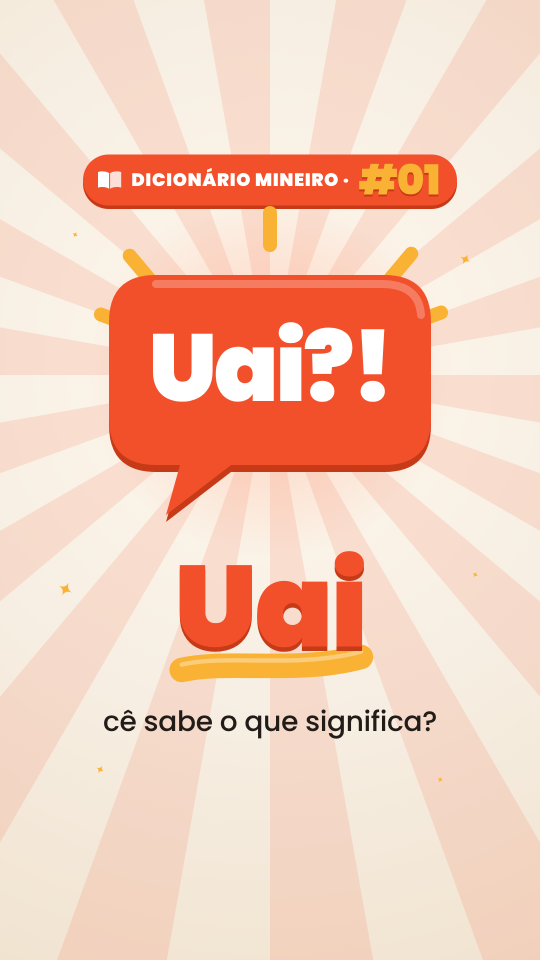
#> input picture out/capas/dicionario/capa-dicionario-01-uai.png, 1080 x 1920 px (shown at 1/2 size); its folder holds 4 pictures in this run
$ python capas_dicionario_previas.py
#> lines starting #> are read from the running program, lines starting #| are printed output that depends on the picture
#> `sheet = Image.new("RGB", (len(capas) * (TW + G) + G, TH + 2 * G), (40,..`: sheet: PIL image 1250x420 RGB; every value is 40
"""Prévias das capas novas do Dicionário Mineiro.
    python3 scripts/capas_dicionario_previas.py
  -> out/capas/dicionario/recorte-3x4.png   as 7 capas no recorte 3:4 da grade (y 240–1680), lado a lado
  -> out/capas/dicionario/grade-previa.png  a grade do perfil em 3 colunas, na ordem atual
"""
import glob
import os
from PIL import Image, ImageDraw

ROOT = os.path.dirname(os.path.dirname(os.path.abspath(__file__)))
D = os.path.join(ROOT, "out", "capas", "dicionario")
FACIM = os.path.join(ROOT, "out", "carrosseis", "facim")


def crop34(path):
    im = Image.open(path).convert("RGB")
#> im is the input picture: PIL image 1080x1920 RGB; mean R, G, B 244.5, 203.5, 184.2
    w, h = im.size
#> w = 1080; h = 1920
    if (w, h) == (1080, 1920):
        return im.crop((0, 240, 1080, 1680))          # Reel: a faixa central 1080×1440
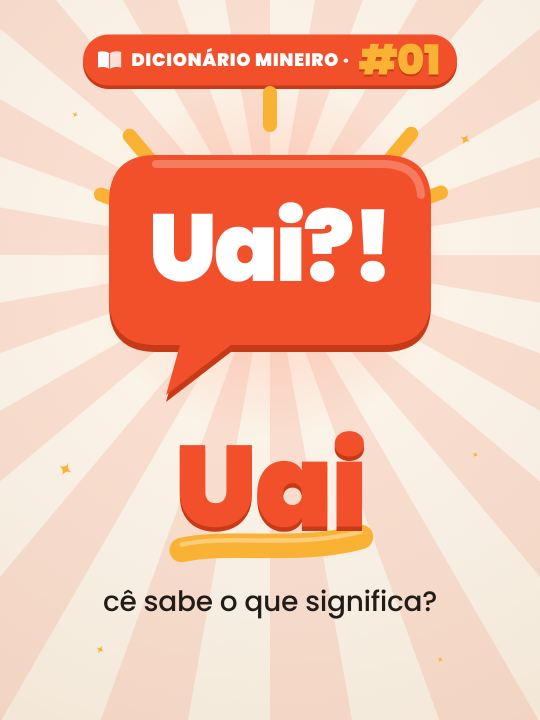
#> returned value: PIL image 1080x1440 RGB (shown at 1/2 size); mean R, G, B 244.6, 196.4, 175.9
    cw = round(h * 3 / 4)                             # post 4:5: o centro 3:4
    return im.crop(((w - cw) // 2, 0, (w - cw) // 2 + cw, h))


capas = sorted(glob.glob(os.path.join(D, "capa-dicionario-0*.png")))
TW, TH, G = 300, 400, 10
sheet = Image.new("RGB", (len(capas) * (TW + G) + G, TH + 2 * G), (40, 40, 40))
for i, p in enumerate(capas):
    t = crop34(p).resize((TW, TH), Image.LANCZOS)
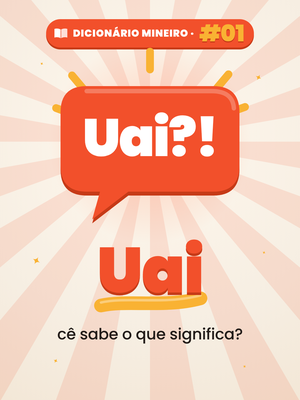
#> t: PIL image 300x400 RGB; mean R, G, B 244.6, 196.3, 175.9
    d = ImageDraw.Draw(t)
    # a zona do recorte com a folga (x 110–970, y 300–1620 da capa) em tracejado
    sx, sy = TW / 1080, TH / 1440
    for x0, y0, x1, y1 in [(110, 60, 970, 60), (110, 1380, 970, 1380), (110, 60, 110, 1380), (970, 60, 970, 1380)]:
        d.line((x0 * sx, y0 * sy, x1 * sx, y1 * sy), fill=(62, 158, 78), width=1)
    sheet.paste(t, (G + i * (TW + G), G))
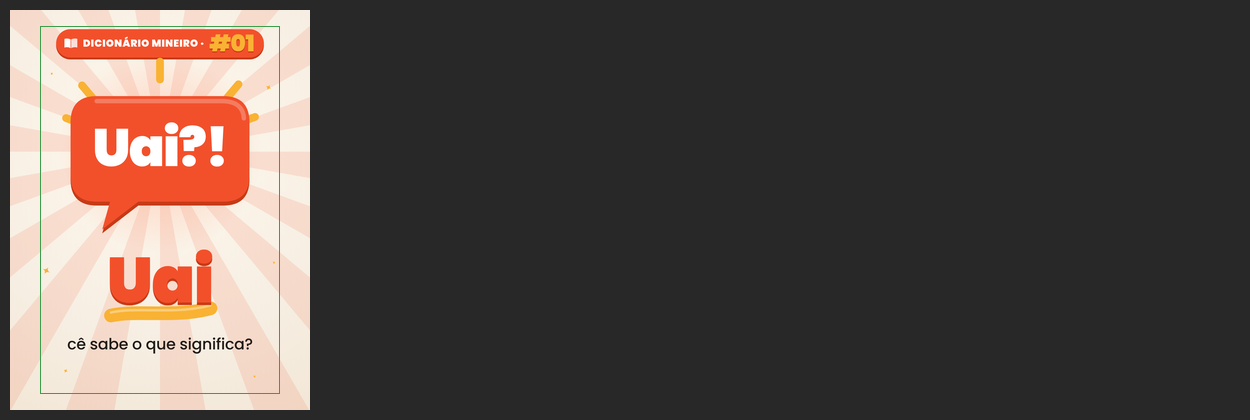
#> sheet: PIL image 1250x420 RGB; mean R, G, B 86.3, 75.6, 70.7
#> pass 2 of the loop `for i, p in enumerate(capas):`:
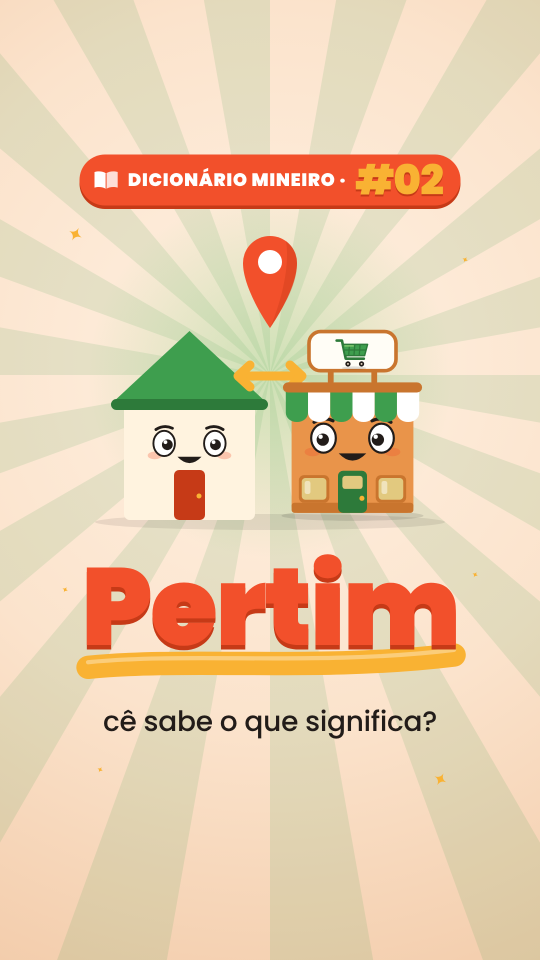
#> input picture out/capas/dicionario/capa-dicionario-02-pertim.png, 1080 x 1920 px (shown at 1/2 size)
#> in crop34, im is the input picture: PIL image 1080x1920 RGB; mean R, G, B 232.4, 205.5, 173.9
#> `t = crop34(p).resize((TW, TH), Image.LANCZOS)`:
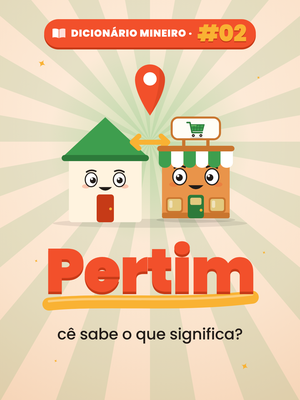
#> t: PIL image 300x400 RGB; mean R, G, B 230.9, 202, 169.8
#> `sheet.paste(t, (G + i * (TW + G), G))`:
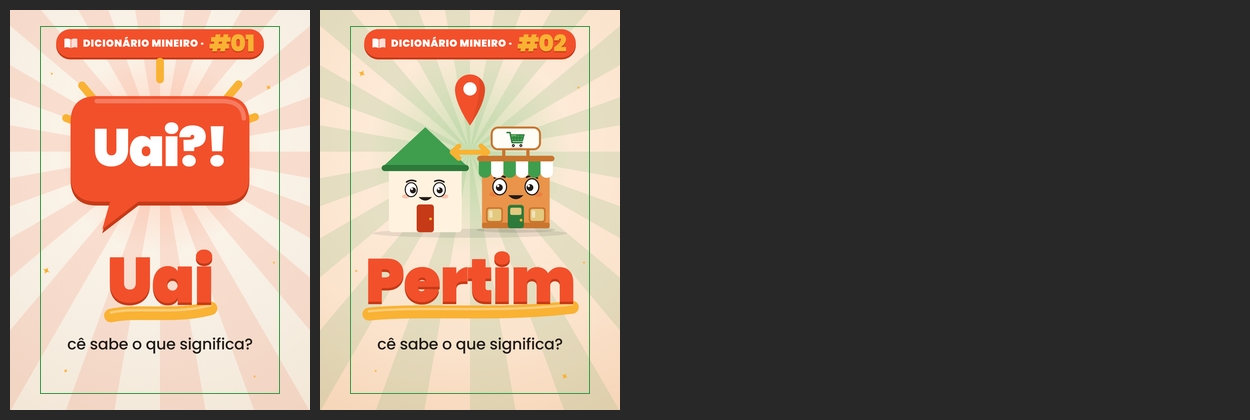
#> sheet: PIL image 1250x420 RGB; mean R, G, B 129.6, 112.4, 100.1
#> pass 3 of the loop `for i, p in enumerate(capas):`:
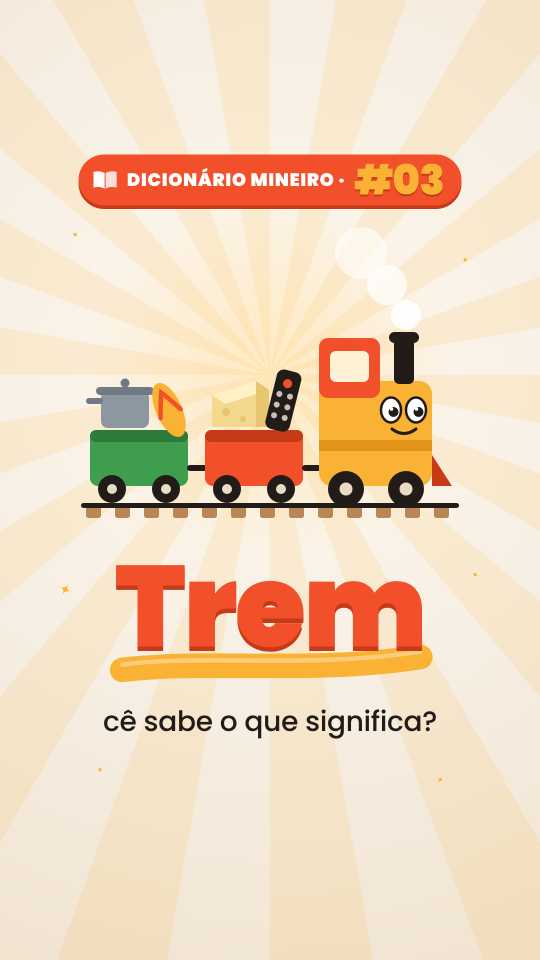
#> input picture out/capas/dicionario/capa-dicionario-03-trem.png, 1080 x 1920 px (shown at 1/2 size)
#> in crop34, im is the input picture: PIL image 1080x1920 RGB; mean R, G, B 239.2, 213.8, 187.5
#> `t = crop34(p).resize((TW, TH), Image.LANCZOS)`:
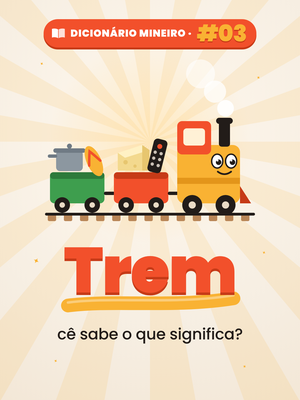
#> t: PIL image 300x400 RGB; mean R, G, B 237.4, 208.2, 180.2
#> `sheet.paste(t, (G + i * (TW + G), G))`:
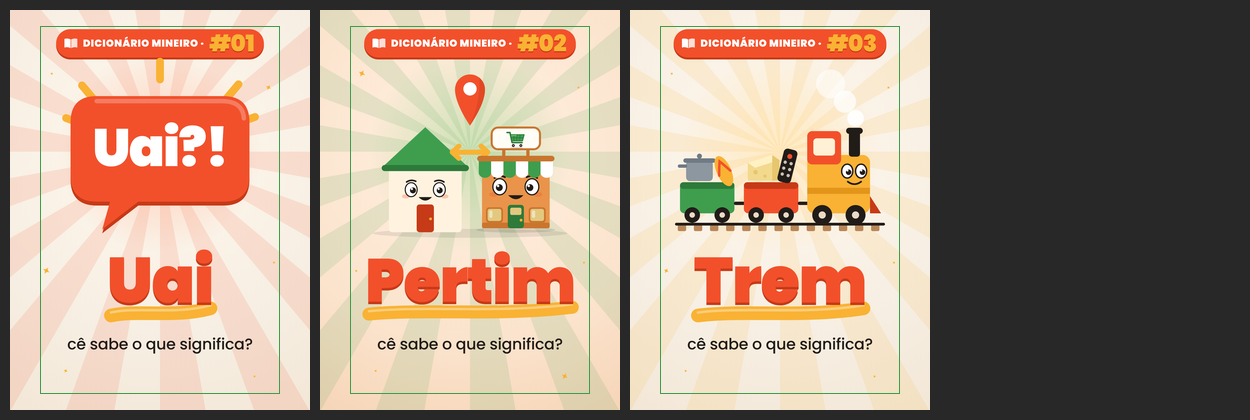
#> sheet: PIL image 1250x420 RGB; mean R, G, B 174.3, 150.7, 131.9
#> the loop made 4 passes; the first 3 are shown
sheet.save(os.path.join(D, "recorte-3x4.png"))
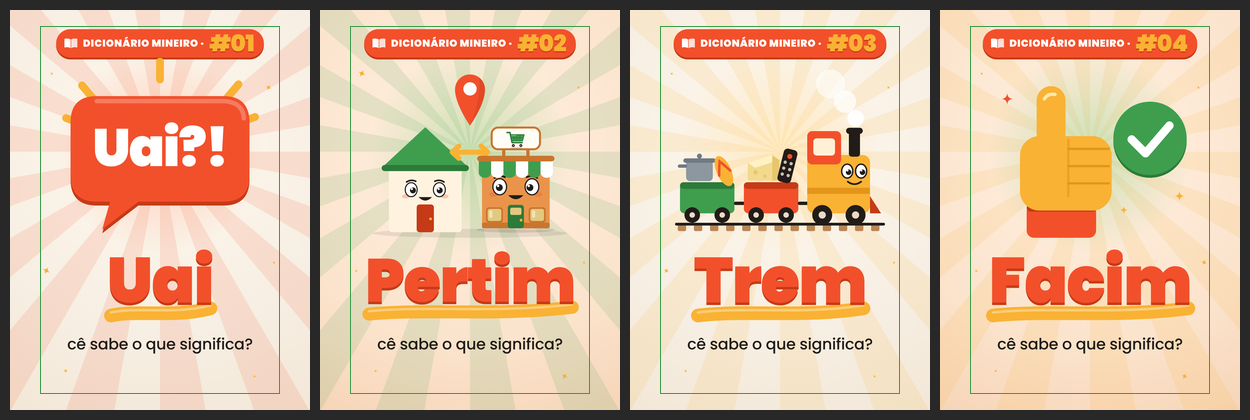
#> saved as recorte-3x4.png: PIL image 1250x420 RGB; mean R, G, B 219.6, 187.5, 159.3

cap = lambda nome: next(p for p in capas if nome in os.path.basename(p))
#> (the run stopped early here; a loop or call above may not have finished)
